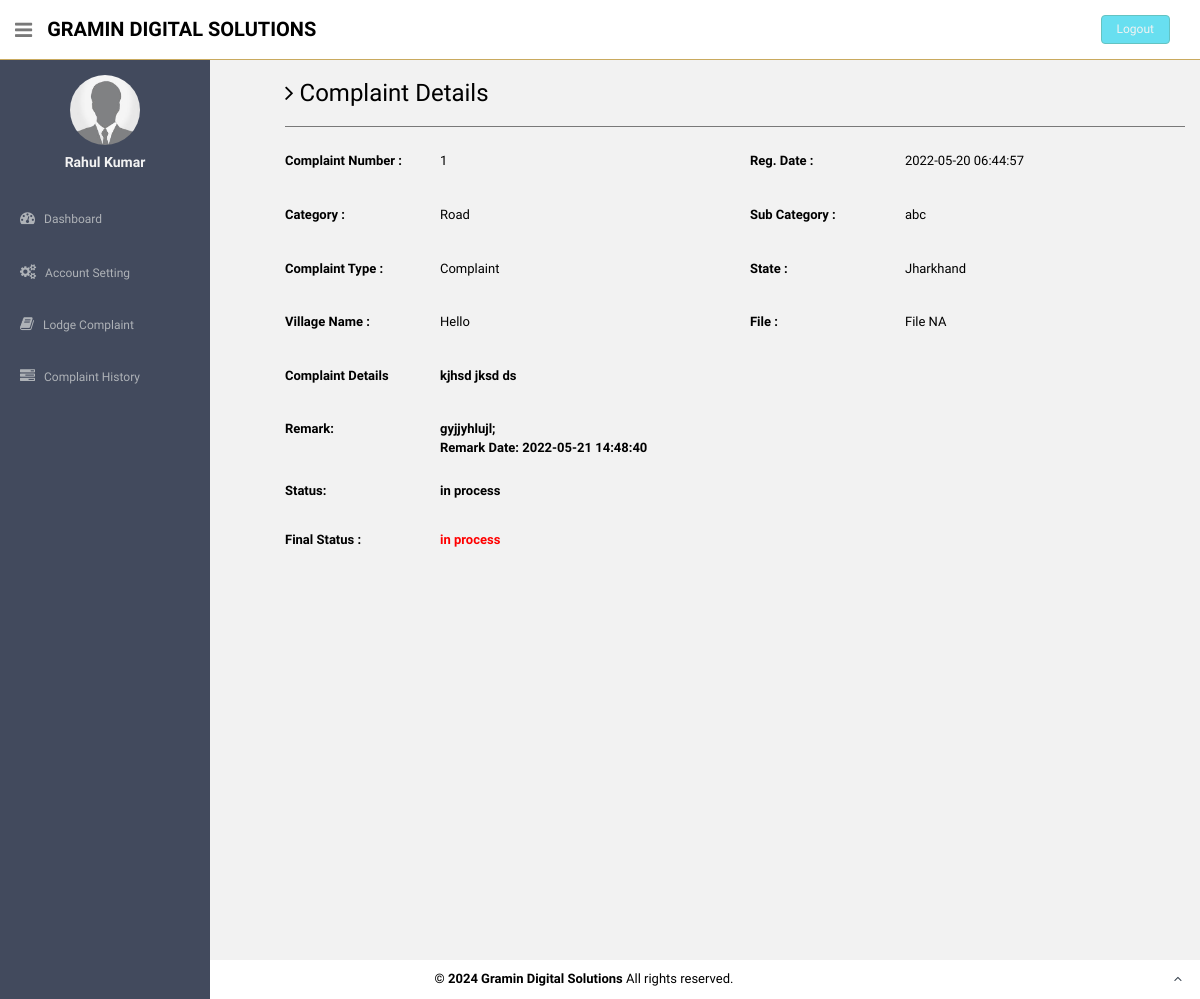
The page /users/complaint-details.php?cid=1 (signed in) on the database its author committed.
### tables this page shows
CREATE TABLE IF NOT EXISTS `users` (
  `id` int(11) NOT NULL AUTO_INCREMENT,
  `fullName` varchar(255) DEFAULT NULL,
  `userEmail` varchar(255) DEFAULT NULL,
  `password` varchar(255) DEFAULT NULL,
  `contactNo` bigint(11) DEFAULT NULL,
  `address` tinytext DEFAULT NULL,
  `State` varchar(255) DEFAULT NULL,
  `country` varchar(255) DEFAULT NULL,
  `pincode` int(6) DEFAULT NULL,
  `userImage` varchar(255) DEFAULT NULL,
  `regDate` timestamp NOT NULL DEFAULT current_timestamp(),
  `updationDate` timestamp NULL DEFAULT '0000-00-00 00:00:00' ON UPDATE current_timestamp(),
  `status` int(1) DEFAULT NULL,
  PRIMARY KEY (`id`)
);

CREATE TABLE IF NOT EXISTS `tblcomplaints` (
  `complaintNumber` int(11) NOT NULL AUTO_INCREMENT,
  `userId` int(11) DEFAULT NULL,
  `category` int(11) DEFAULT NULL,
  `subcategory` varchar(255) DEFAULT NULL,
  `complaintType` varchar(255) DEFAULT NULL,
  `state` varchar(255) DEFAULT NULL,
  `noc` varchar(255) DEFAULT NULL,
  `complaintDetails` mediumtext DEFAULT NULL,
  `complaintFile` varchar(255) DEFAULT NULL,
  `complaintvideo` varchar(500) NOT NULL,
  `regDate` timestamp NULL DEFAULT current_timestamp(),
  `status` varchar(50) DEFAULT NULL,
  `lastUpdationDate` timestamp NULL DEFAULT NULL ON UPDATE current_timestamp(),
  PRIMARY KEY (`complaintNumber`)
);

CREATE TABLE IF NOT EXISTS `category` (
  `id` int(11) NOT NULL AUTO_INCREMENT,
  `categoryName` varchar(255) DEFAULT NULL,
  `categoryDescription` longtext DEFAULT NULL,
  `creationDate` timestamp NULL DEFAULT current_timestamp(),
  `updationDate` timestamp NULL DEFAULT NULL ON UPDATE current_timestamp(),
  PRIMARY KEY (`id`)
);

CREATE TABLE IF NOT EXISTS `complaintremark` (
  `id` int(11) NOT NULL AUTO_INCREMENT,
  `complaintNumber` int(11) NOT NULL,
  `status` varchar(255) NOT NULL,
  `remark` mediumtext NOT NULL,
  `remarkDate` timestamp NOT NULL DEFAULT current_timestamp(),
  PRIMARY KEY (`id`)
);

### users/complaint-details.php (the view, shortened to what this page needs)
<?php session_start();
include('includes/config.php');
if(strlen($_SESSION['login'])==0)
  {
header('location:index.php');
}
else{ ?>
<!DOCTYPE html>
<html lang="en">
  <head>
    <link href="assets/css/bootstrap.css" rel="stylesheet">
    <link href="assets/font-awesome/css/font-awesome.css" rel="stylesheet" />
    <link href="assets/css/style.css" rel="stylesheet">
    <link href="assets/css/style-responsive.css" rel="stylesheet">
  </head>
  <body>
  <section id="container" >
<?php include('includes/header.php');?>
<?php include('includes/sidebar.php');?>
      <section id="main-content" style="padding-left:5%; color:#000">
          <section class="wrapper site-min-height">
          	<h3><i class="fa fa-angle-right"></i> Complaint Details</h3>
            <hr />
 <?php $query=mysqli_query($con,"select tblcomplaints.*,category.categoryName as catname from tblcomplaints join category on category.id=tblcomplaints.category where userId='".$_SESSION['id']."' and complaintNumber='".$_GET['cid']."'");
while($row=mysqli_fetch_array($query))
{?>
          	<div class="row mt">
            <label class="col-sm-2 col-sm-2 control-label"><b>Complaint Number : </b></label>
          		<div class="col-sm-4">
          		<p><?php echo htmlentities($row['complaintNumber']);?></p>
          		</div>
<label class="col-sm-2 col-sm-2 control-label"><b>Reg. Date :</b></label>
              <div class="col-sm-4">
              <p><?php echo htmlentities($row['regDate']);?></p>
              </div>
          	</div>
<div class="row mt">
            <label class="col-sm-2 col-sm-2 control-label"><b>Category :</b></label>
              <div class="col-sm-4">
              <p><?php echo htmlentities($row['catname']);?></p>
              </div>
<label class="col-sm-2 col-sm-2 control-label"><b>Sub Category :</b> </label>
              <div class="col-sm-4">
              <p><?php echo htmlentities($row['subcategory']);?></p>
              </div>
            </div>
  <div class="row mt">
            <label class="col-sm-2 col-sm-2 control-label"><b>Complaint Type :</b></label>
              <div class="col-sm-4">
              <p><?php echo htmlentities($row['complaintType']);?></p>
              </div>
<label class="col-sm-2 col-sm-2 control-label"><b>State :</b></label>
              <div class="col-sm-4">
              <p><?php echo htmlentities($row['state']);?></p>
              </div>
            </div>
  <div class="row mt">
            <label class="col-sm-2 col-sm-2 control-label"><b>Village Name :</b></label>
              <div class="col-sm-4">
              <p><?php echo htmlentities($row['noc']);?></p>
              </div>
<label class="col-sm-2 col-sm-2 control-label"><b>File :</b></label>
              <div class="col-sm-4">
              <p><?php $cfile=$row['complaintFile'];
if($cfile=="" || $cfile=="NULL")
{
  echo htmlentities("File NA");
}
else{ ?>
<a href="complaintdocs/<?php echo htmlentities($row['complaintFile']);?>" target='_blank'> View File</a>
<?php } ?>
              </p>
              </div>
            </div>
 <div class="row mt">
            <label class="col-sm-2 col-sm-2 control-label"><b>Complaint Details </label>
              <div class="col-sm-10">
              <p><?php echo htmlentities($row['complaintDetails']);?></p>
              </div>
            </div>
<?php
$ret=mysqli_query($con,"select complaintremark.remark as remark,complaintremark.status as sstatus,complaintremark.remarkDate as rdate from complaintremark join tblcomplaints on tblcomplaints.complaintNumber=complaintremark.complaintNumber where complaintremark.complaintNumber='".$_GET['cid']."'");
while($rw=mysqli_fetch_array($ret))
{
?>
 <div class="row mt">
<label class="col-sm-2 col-sm-2 control-label"><b>Remark:</b></label>
              <div class="col-sm-10">
   <?php echo  htmlentities($rw['remark']); ?>&nbsp;&nbsp; <br /><b>Remark Date: <?php echo  htmlentities($rw['rdate']); ?></b>
              </div>
            </div>
 <div class="row mt">
<label class="col-sm-2 col-sm-2 control-label"><b>Status:</b></label>
              <div class="col-sm-10">
 <?php echo  htmlentities($rw['sstatus']); ?>
              </div>
            </div>
<?php } ?>
 <div class="row mt">
<label class="col-sm-2 col-sm-2 control-label"><b>Final Status :</b></label>
              <div class="col-sm-4">
              <p style="color:red"><?php
if($row['status']=="NULL" || $row['status']=="" )
{
echo "Not Process yet";
} else{
              echo htmlentities($row['status']);
}
              ?></p>
              </div>
            </div>
<?php } ?>
		</section><! --/wrapper -->
      </section>
<?php include('includes/footer.php');?>
  </section>
  </body>
</html>
<?php } ?>

### users/includes/sidebar.php (shortened to what this page needs)
<aside>
          <div id="sidebar"  class="nav-collapse ">
              <ul class="sidebar-menu" id="nav-accordion">
                              <?php $query=mysqli_query($con,"select fullName,userImage from users where userEmail='".$_SESSION['login']."'");
 while($row=mysqli_fetch_array($query))
 {
 ?>
                  <p class="centered"><a href="profile.php">
<?php $userphoto=$row['userImage'];
if($userphoto==""):
?>
<img src="userimages/noimage.png"  class="img-circle" width="70" height="70" >
<?php else:?>
  <img src="userimages/<?php echo htmlentities($userphoto);?>" class="img-circle" width="70" height="70">
<?php endif;?>
</a>
</p>
                  <h5 class="centered"><?php echo htmlentities($row['fullName']);?></h5>
                  <?php } ?>
                  <li class="mt">
                      <a href="dashboard.php">
                          <i class="fa fa-dashboard"></i>
                          <span>Dashboard</span>
                      </a>
                  </li>
                  <li class="sub-menu">
                      <a href="javascript:;" >
                          <i class="fa fa-cogs"></i>
                          <span>Account Setting</span>
                      </a>
                  </li>
                  <li class="sub-menu">
                      <a href="register-complaint.php" >
                          <i class="fa fa-book"></i>
                          <span>Lodge Complaint</span>
                      </a>
                    </li>
                  <li class="sub-menu">
                      <a href="complaint-history.php" >
                          <i class="fa fa-tasks"></i>
                          <span>Complaint History</span>
                      </a>
                  </li>
              </ul>
          </div>
      </aside>

### users/assets/css/style.css (style rules this page uses)
body { color: #797979; background: #f2f2f2; font-family: 'Ruda', sans-serif; padding: 0px !important; margin: 0px !important; font-size:13px; }
ul li { list-style: none; }
a, a:hover, a:focus { text-decoration: none; outline: none; }
#container { width: 100%; height: 100%; }
hr { margin-top: 20px; margin-bottom: 20px; border: 0; border-top: 1px solid #797979; }
.centered { text-align: center; }
.mt { margin-top: 25px; }
#sidebar { width: 210px; height: 100%; position: fixed; background: #424a5d; }
#sidebar h5 { color: #f2f2f2; font-weight: 700; }
#sidebar ul li { position: relative; }
ul.sidebar-menu , ul.sidebar-menu li ul.sub { margin: -2px 0 0; padding: 0; }
ul.sidebar-menu { margin-top: 75px; }
ul.sidebar-menu li { margin-bottom: 5px; margin-left:10px; margin-right:10px; }
ul.sidebar-menu li.sub-menu { line-height: 15px; }
ul.sidebar-menu li a span { display: inline-block; }
ul.sidebar-menu li a { color: #aeb2b7; text-decoration: none; display: block; padding: 15px 0 15px 10px; font-size: 12px; outline: none; -webkit-transition: all 0.3s ease; -moz-transition: all 0.3s ease; -o-transition: all 0.3s ease; -ms-transition: all 0.3s ease; transition: all 0.3s ease; }
ul.sidebar-menu li a i { font-size: 15px; padding-right: 6px; }
#main-content { margin-left: 210px; }
.wrapper { display: inline-block; margin-top: 60px; padding-left: 15px; padding-right: 15px; padding-bottom: 15px; padding-top: 0px; width: 100%; }
label { font-weight: 400; }
.site-min-height { min-height: 900px; }

### rows shown on the page
users: userImage (picture), fullName "Rahul Kumar"
tblcomplaints: complaintNumber "1", regDate "2022-05-20 06:44:57", category.categoryName "Road", subcategory "abc", complaintType "Complaint", state "Jharkhand", noc "Hello", complaintDetails "kjhsd jksd ds", status "in process"
complaintremark: remark "gyjjyhlujl;", remarkDate "2022-05-21 14:48:40", status "in process"
